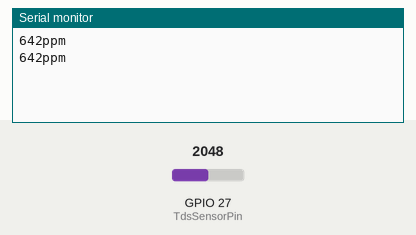
Simulated run of this sketch. Board: ESP32. On the bench: the last lines printed to the serial monitor. Inputs (shaded band) come from the test bench; at power-on: GPIO 27 (TdsSensorPin) = 2048.

Above: at 1.8 s.
1.9 s: GPIO 27 (TdsSensorPin) set to 2866
At 2.8 s:
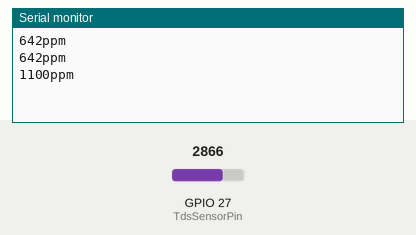
3.4 s: GPIO 27 (TdsSensorPin) set to 3603
At 4.6 s:
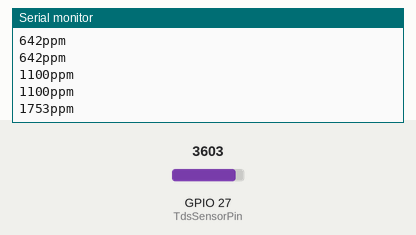
Timing chart, 0 to 6.4 s (numbered marks = the images above; inputs shaded):
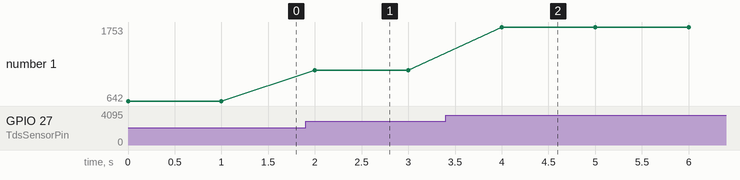

The sketch:

Kalibrasi.ino
```cpp
#include <EEPROM.h>
#include "GravityTDS.h"

#define TdsSensorPin 27
GravityTDS gravityTds;

float temperature = 26.3,tdsValue = 0;

void setup()
{
    Serial.begin(115200);
    gravityTds.setPin(TdsSensorPin);
    gravityTds.setAref(3.3);  //reference voltage on ADC, default 5.0V on Arduino UNO
    gravityTds.setAdcRange(4096);  //1024 for 10bit ADC;4096 for 12bit ADC
    gravityTds.begin();  //initialization
}

void loop()
{
    //temperature = readTemperature();  //add your temperature sensor and read it
    gravityTds.setTemperature(temperature);  // set the temperature and execute temperature compensation
    gravityTds.update();  //sample and calculate
    tdsValue = gravityTds.getTdsValue();  // then get the value
    Serial.print(tdsValue,0);
    Serial.println("ppm");
    delay(1000);
}
```

Measured:
- after the input at 1.9 s, the serial monitor: prints a new line after 0.10 s (image 1)
- after the input at 3.4 s, the serial monitor: prints a new line after 0.60 s (image 2)
- plotted number 1: 642 → 1100 after the input at 1.9 s, 1100 → 1753 after the input at 3.4 s
